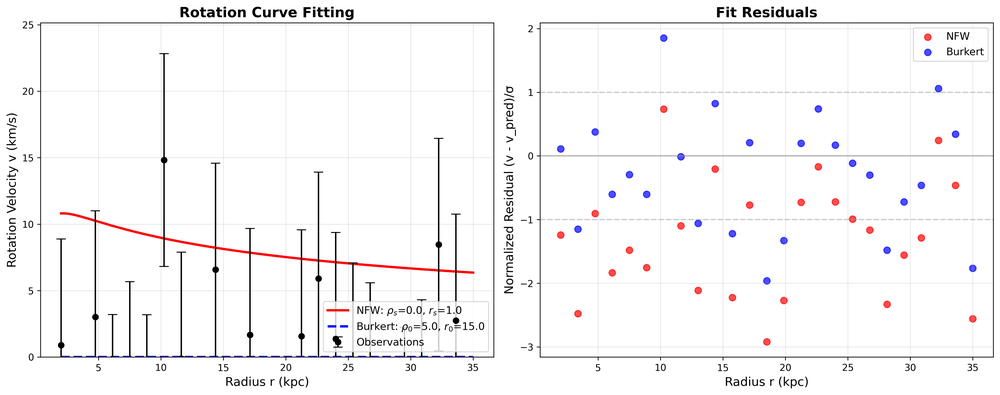
#> input picture 184/burkert_example.png, 1000 x 395 px, shrunk from 4468 x 1767 before the run
$ python -i orientation.py   (imports and definitions only)   (older library calls are emulated)
#> lines starting #> are read from the running program, lines starting #| are printed output that depends on the picture
#> further down, picture is the input picture: shape (395, 1000, 3); mean B, G, R 246.7, 246, 247.2
import numpy as np
import cv2
from scipy.ndimage import gaussian_filter, convolve


def normalize_image(image):
    if len(image.shape) == 3:
        image = cv2.cvtColor(image, cv2.COLOR_BGR2GRAY)
    image = image.astype(np.float64)
    m = np.mean(image)
#> m = 246.4
    v = np.std(image)
#> v = 35.19
    normalized = (image - m) / (v + 1e-8)
    return normalized


def calculate_gradient(image):
    sobel_x = cv2.Sobel(image, cv2.CV_64F, 1, 0, ksize=3)
    sobel_y = cv2.Sobel(image, cv2.CV_64F, 0, 1, ksize=3)
    return sobel_x, sobel_y


def compute_orientation_field(image, block_size=16, gradient_sigma=1.0, orientation_sigma=3.0):
    normalized = normalize_image(image)

    dx, dy = calculate_gradient(normalized)

    dx2 = dx * dx
    dy2 = dy * dy
    dxy = dx * dy

    if gradient_sigma > 0:
        dx2 = gaussian_filter(dx2, gradient_sigma)
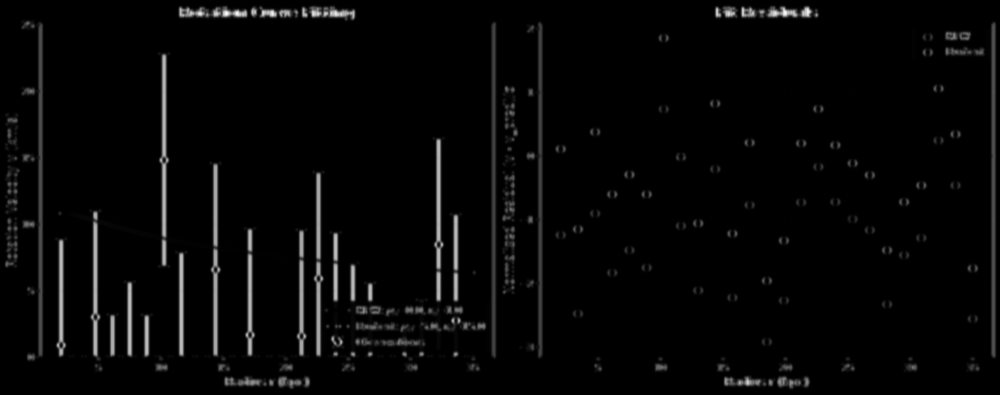
#> dx2: shape (395, 1000) float64; min 0, max 618.3, mean 16.4; drawn with min black and max white
        dy2 = gaussian_filter(dy2, gradient_sigma)
        dxy = gaussian_filter(dxy, gradient_sigma)

    kernel = np.ones((block_size, block_size), dtype=np.float64)
    vx = convolve(dx2 - dy2, kernel)
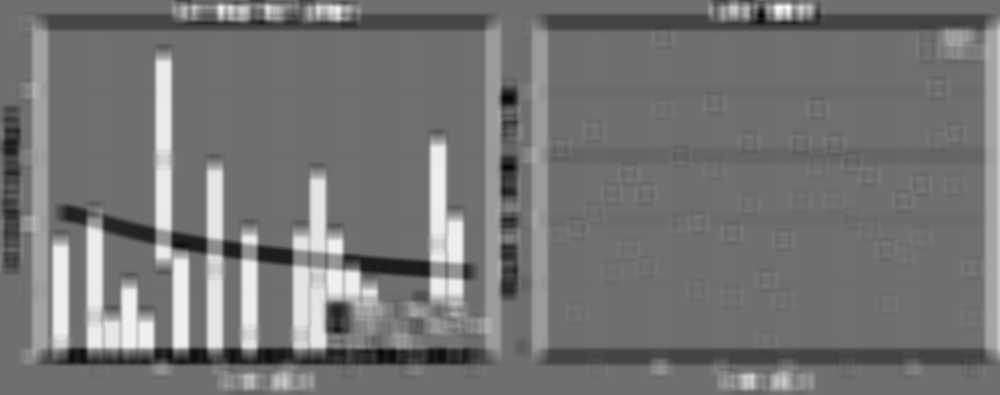
#> vx: shape (395, 1000) float64; min -26708.9, max 34211.6, mean 1400; drawn with min black and max white
    vy = 2 * convolve(dxy, kernel)
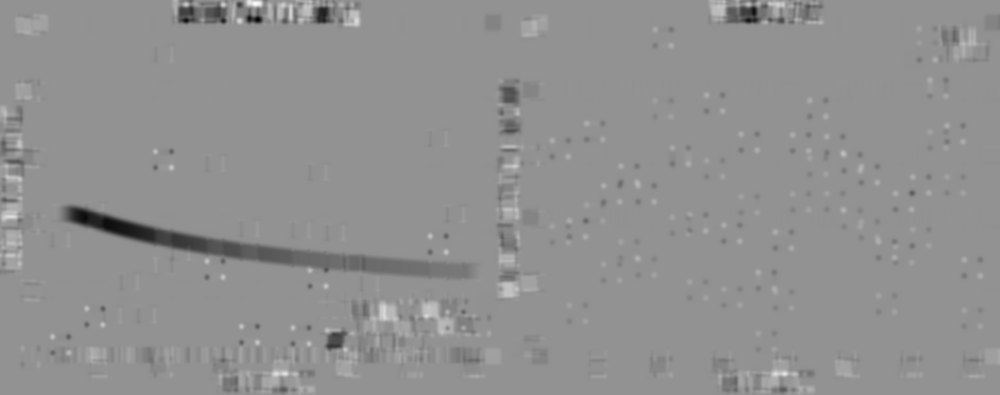
#> vy: shape (395, 1000) float64; min -10770.2, max 8038.9, mean -95.5; drawn with min black and max white

    theta = 0.5 * np.arctan2(vy, vx)

    if orientation_sigma > 0:
        sin_2theta = np.sin(2 * theta)
        cos_2theta = np.cos(2 * theta)

        sin_2theta = gaussian_filter(sin_2theta, orientation_sigma)
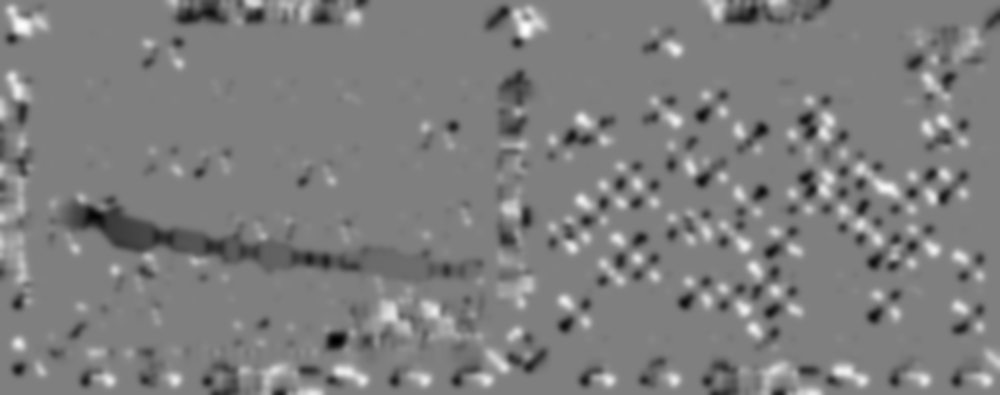
#> sin_2theta: shape (395, 1000) float64; min -0.898, max 0.895, mean -0.00763; drawn with min black and max white
        cos_2theta = gaussian_filter(cos_2theta, orientation_sigma)
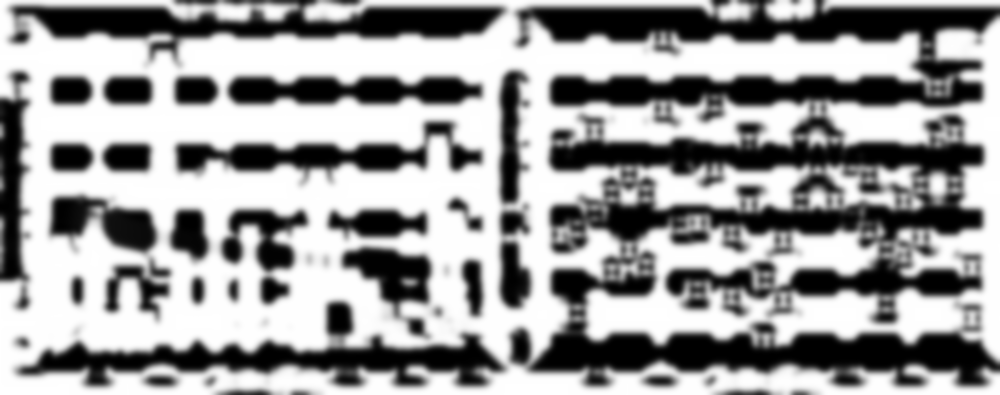
#> cos_2theta: shape (395, 1000) float64; min -1, max 1, mean 0.214; drawn with min black and max white

        theta = 0.5 * np.arctan2(sin_2theta, cos_2theta)
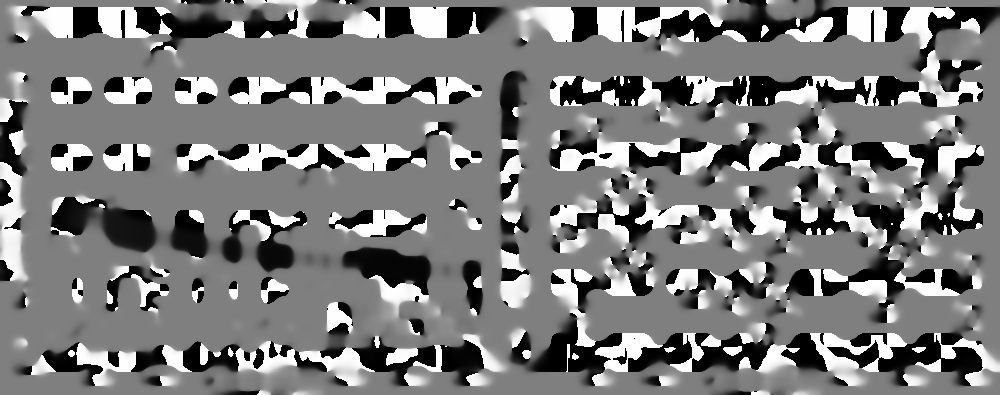
#> theta: shape (395, 1000) float64; min -1.57, max 1.57, mean -0.0452; drawn with min black and max white

    coherence = np.sqrt(vx**2 + vy**2) / (dx2 + dy2 + 1e-8).sum()
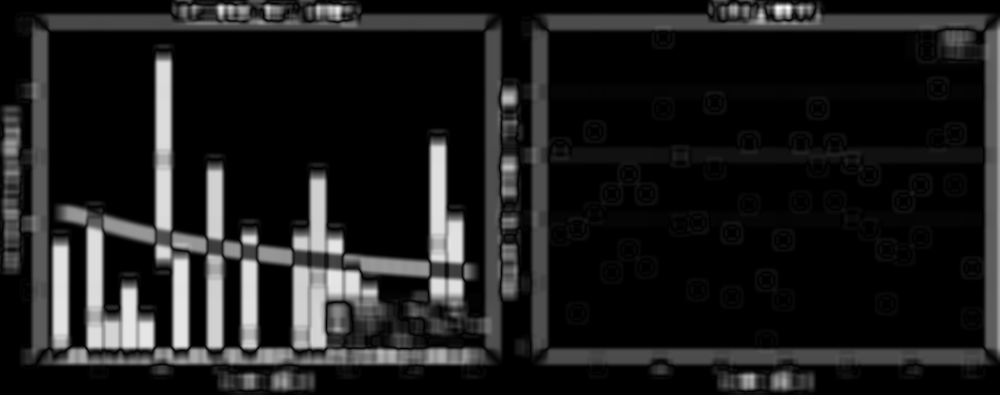
#> coherence: shape (395, 1000) float64; min 0, max 0.00317, mean 0.000371; drawn with min black and max white
    coherence = np.clip(coherence, 0, 1)

    return theta, coherence


def get_orientation_at(theta_field, x, y):
    h, w = theta_field.shape
    x = np.clip(x, 0, w - 1)
    y = np.clip(y, 0, h - 1)
    return theta_field[int(y), int(x)]


def visualize_orientation_field(image, theta_field, step=8, scale=0.7):
    if len(image.shape) == 2:
        vis = cv2.cvtColor(image, cv2.COLOR_GRAY2BGR)
    else:
        vis = image.copy()

    h, w = theta_field.shape
    color = (0, 255, 0)

    for y in range(0, h, step):
        for x in range(0, w, step):
            angle = theta_field[y, x]
            length = step * scale
            dx = length * np.cos(angle)
            dy = length * np.sin(angle)

            x1 = int(x - dx / 2)
            y1 = int(y - dy / 2)
            x2 = int(x + dx / 2)
            y2 = int(y + dy / 2)

            cv2.line(vis, (x1, y1), (x2, y2), color, 1)

    return vis

>>> import cv2
>>> picture = cv2.imread('../184/burkert_example.png')
>>> result = compute_orientation_field(picture)

$ run again, on 184/comprehensive_analysis.png
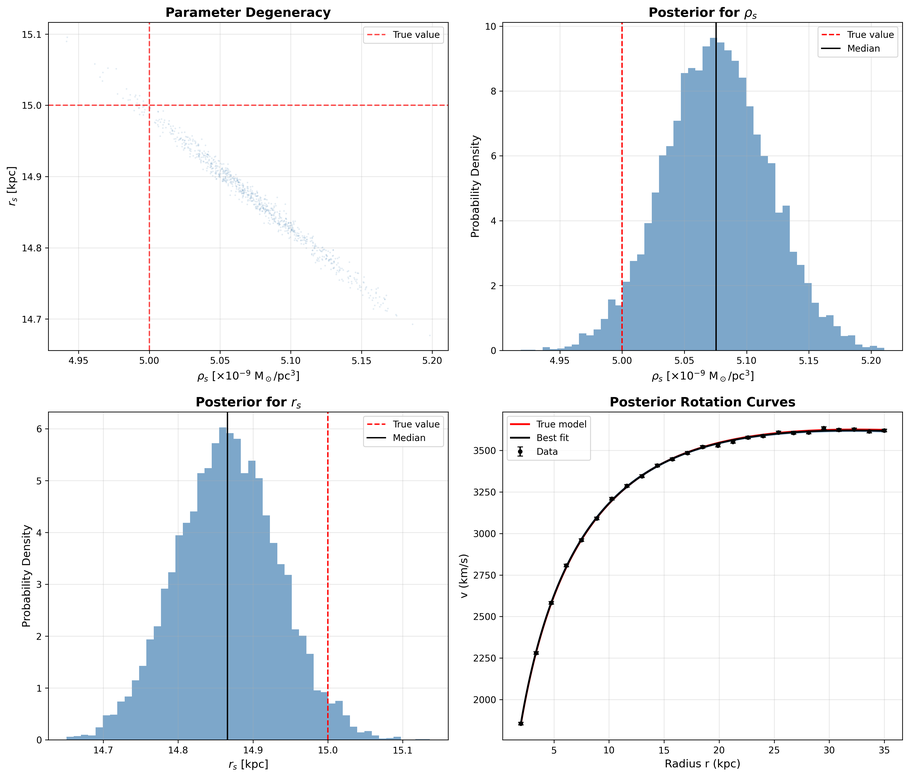
#> input picture 184/comprehensive_analysis.png, 909 x 777 px, shrunk from 4156 x 3552 before the run
#> picture is the input picture: shape (777, 909, 3); mean B, G, R 243.5, 239.6, 235.4
#> in normalize_image, `image = cv2.cvtColor(image, cv2.COLOR_BGR2GRAY)`:
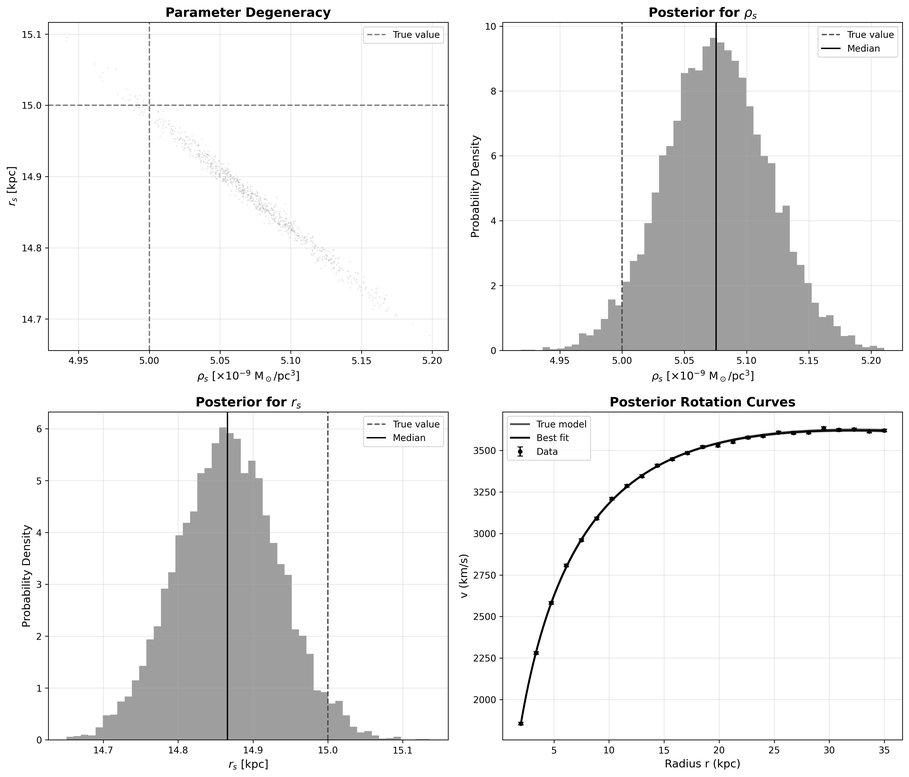
#> image: shape (777, 909); min 0, max 255, mean 238.7
#> m = 238.7
#> v = 40.15
#> in compute_orientation_field, `coherence = np.sqrt(vx**2 + vy**2) / (dx2 + dy2 + 1e-8).sum()`:
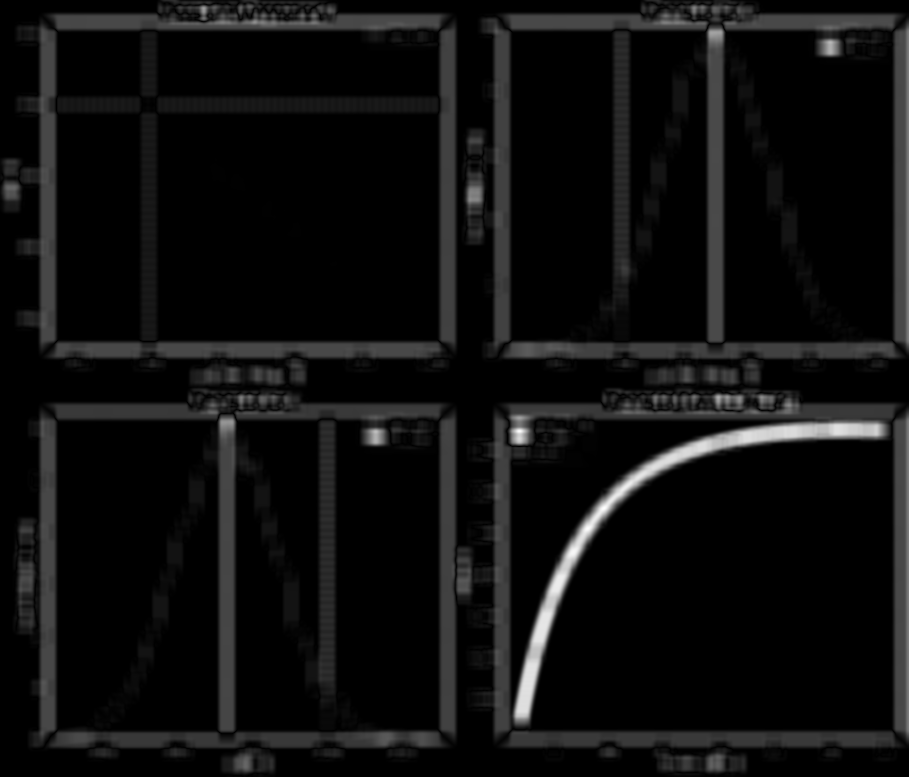
#> coherence: shape (777, 909) float64; min 0, max 0.00352, mean 0.000208; drawn with min black and max white

$ run again, on 184/dm_decomposition.png
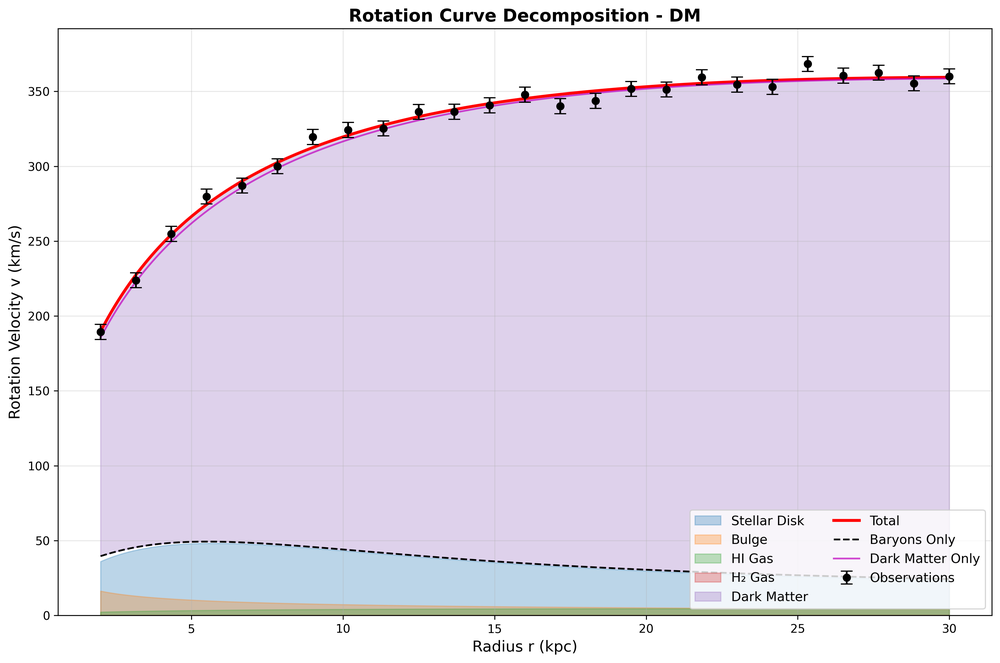
#> input picture 184/dm_decomposition.png, 1000 x 663 px, shrunk from 3568 x 2367 before the run
#> picture is the input picture: shape (663, 1000, 3); mean B, G, R 236, 221.6, 228.5
#> m = 225.4
#> v = 33.65
#> in compute_orientation_field, `theta = 0.5 * np.arctan2(sin_2theta, cos_2theta)`:
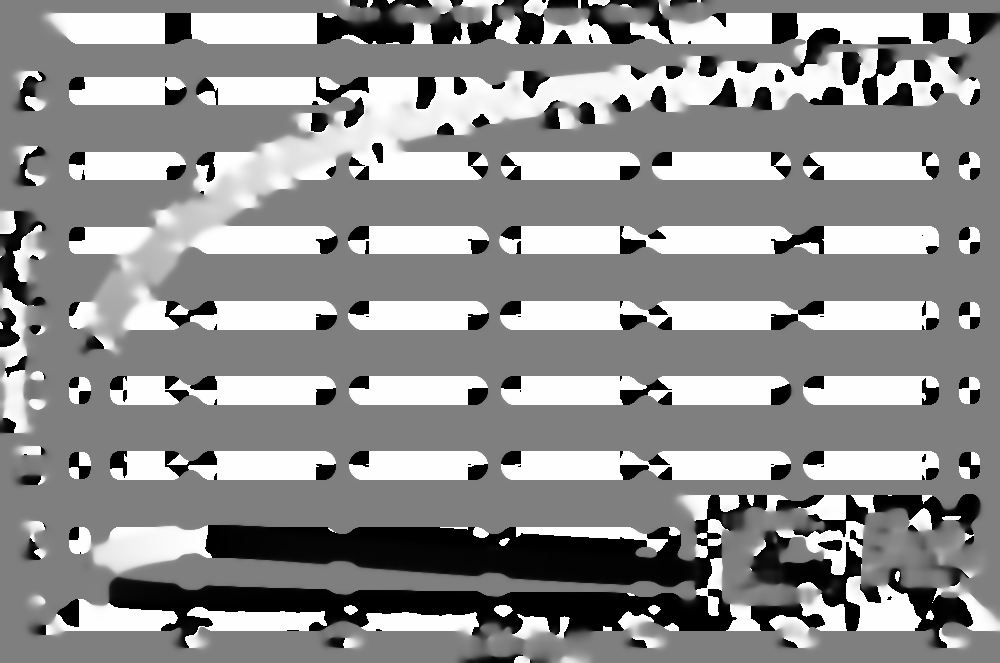
#> theta: shape (663, 1000) float64; min -1.57, max 1.57, mean 0.205; drawn with min black and max white
#> in compute_orientation_field, `coherence = np.sqrt(vx**2 + vy**2) / (dx2 + dy2 + 1e-8).sum()`:
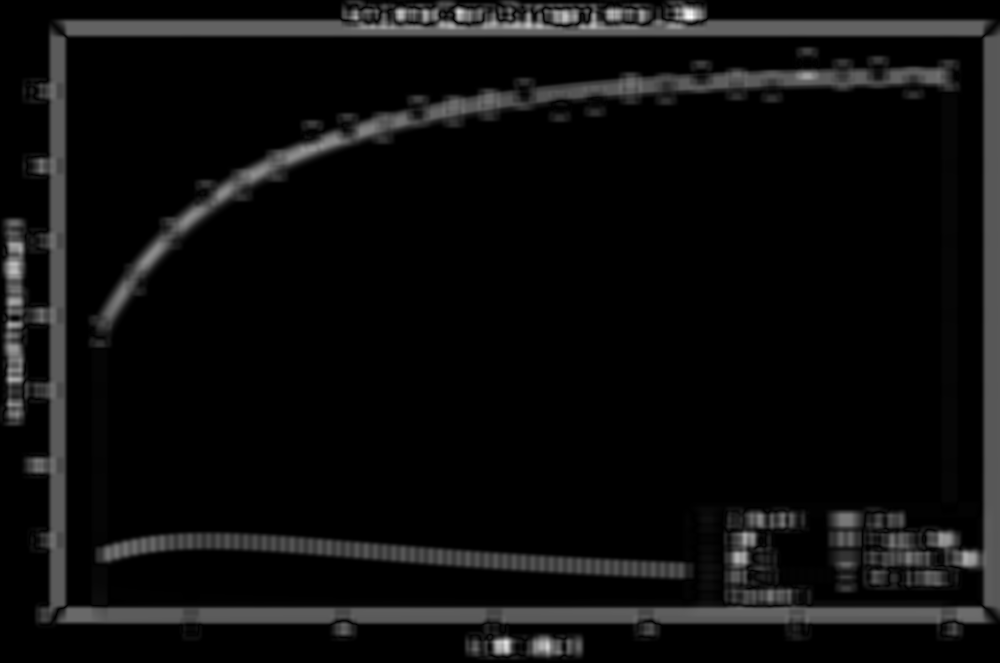
#> coherence: shape (663, 1000) float64; min 0, max 0.00391, mean 0.000208; drawn with min black and max white

$ run again, on 184/mond_decomposition.png
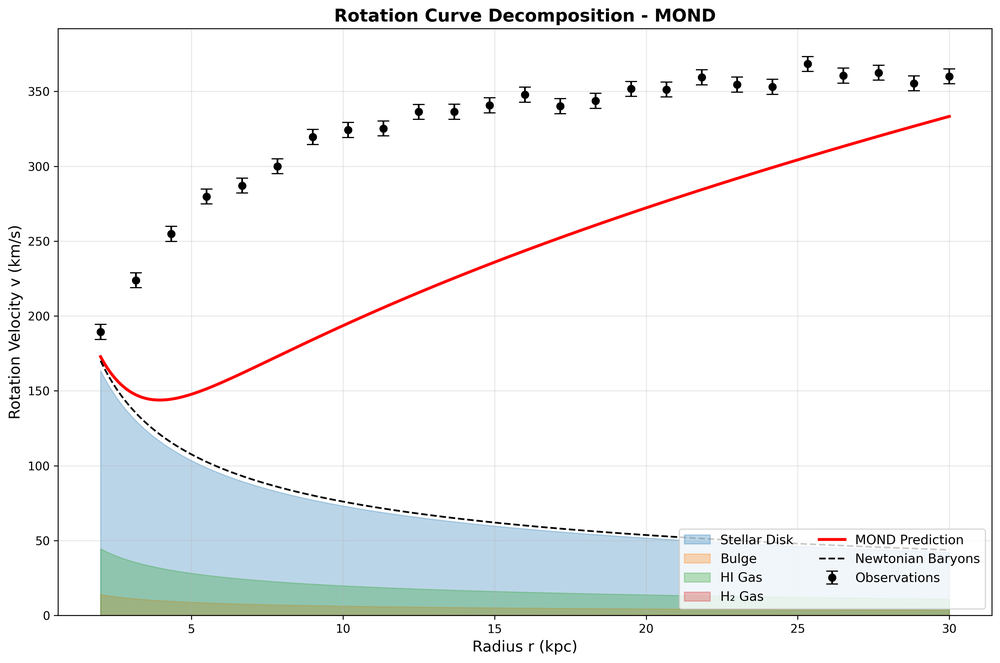
#> input picture 184/mond_decomposition.png, 1000 x 663 px, shrunk from 3568 x 2367 before the run
#> picture is the input picture: shape (663, 1000, 3); mean B, G, R 244.1, 243.7, 241.5
#> m = 243
#> v = 34.88
#> in compute_orientation_field, `coherence = np.sqrt(vx**2 + vy**2) / (dx2 + dy2 + 1e-8).sum()`:
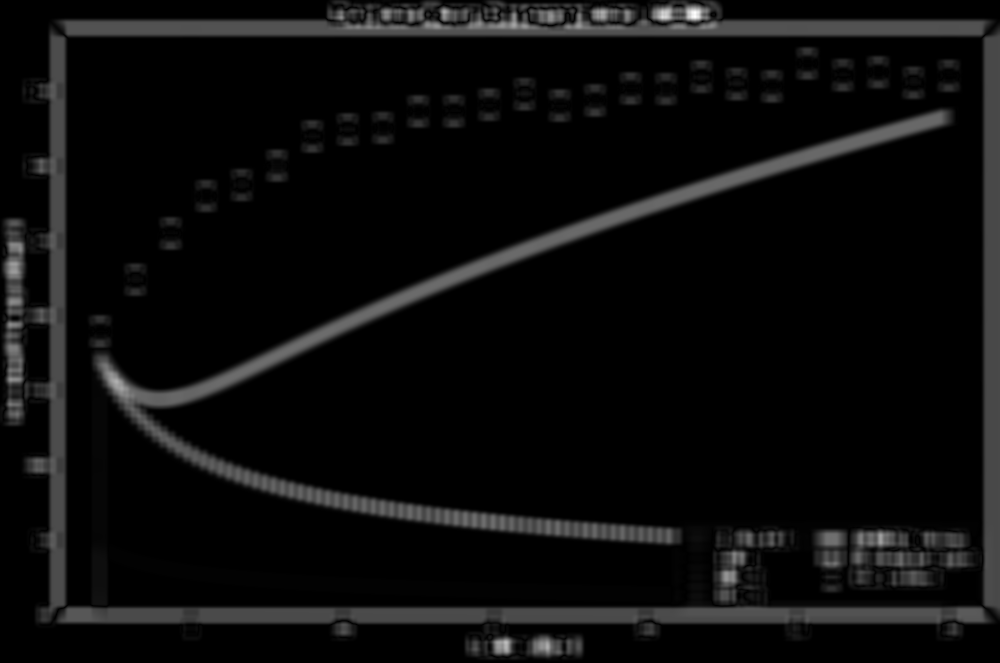
#> coherence: shape (663, 1000) float64; min 0, max 0.0043, mean 0.000208; drawn with min black and max white
